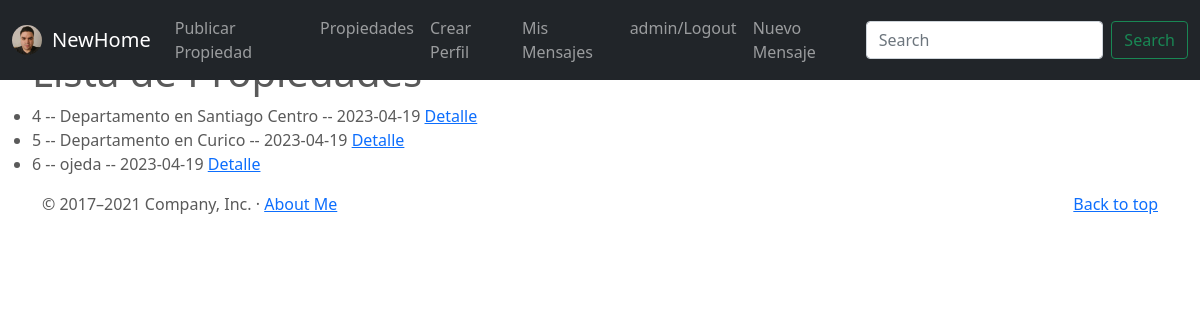
Before: /propiedades/list (signed in) with the older database file.
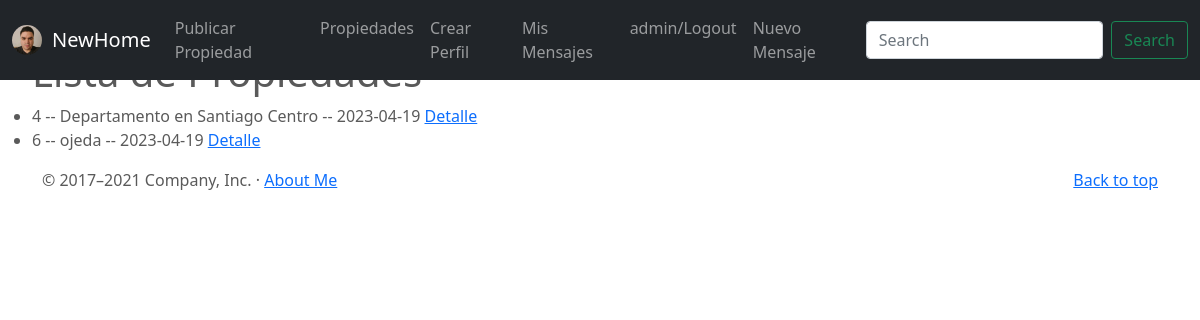
After: the same page with the newer database file.
### NewHome/models.py (models this page shows)
class Propiedades(models.Model):
    Propiedad_Descripcion = models.CharField(max_length=200)
    Propiedad_Direccion =  models.CharField(max_length=200)
    Numero_Habitaciones = models.PositiveIntegerField()
    Propiedad_Costo = models.PositiveIntegerField()
    publisher = models.ForeignKey(to=User, on_delete=models.CASCADE, related_name="publisher")
    imagen = models.ImageField(upload_to="propiedades", null=False, blank=False)
    Fecha_Publicacion = models.DateField(auto_now_add = True)
    def __str__(self):
        return f"{self.id} -- {self.Propiedad_Descripcion} -- {self.Fecha_Publicacion}"

### NewHome/views.py (the view)
# urls.py: path('propiedades/list', PropiedadesList.as_view(), name="propiedades-list"),
class PropiedadesList(ListView):
    model = Propiedades
    context_object_name = "propiedades"

### NewHome/templates/NewHome/propiedades_list.html (shortened to what this page needs)
{% extends "NewHome/base.html" %}
{% block main %}<ul>
    <h1> Lista de Propiedades</h1>
    {% for propiedades in object_list  %}
    <li>
        {{propiedades}}
        <a href="{% url 'propiedades-detail' propiedades.id %}" > Detalle</a>
    </li>
    {% endfor %}
    </ul>
{% endblock %}

Changed rows visible on the page:
removed Propiedades: id+Propiedad_Descripcion+Fecha_Publicacion "5 -- Departamento en Curico -- 2023-04-19"
